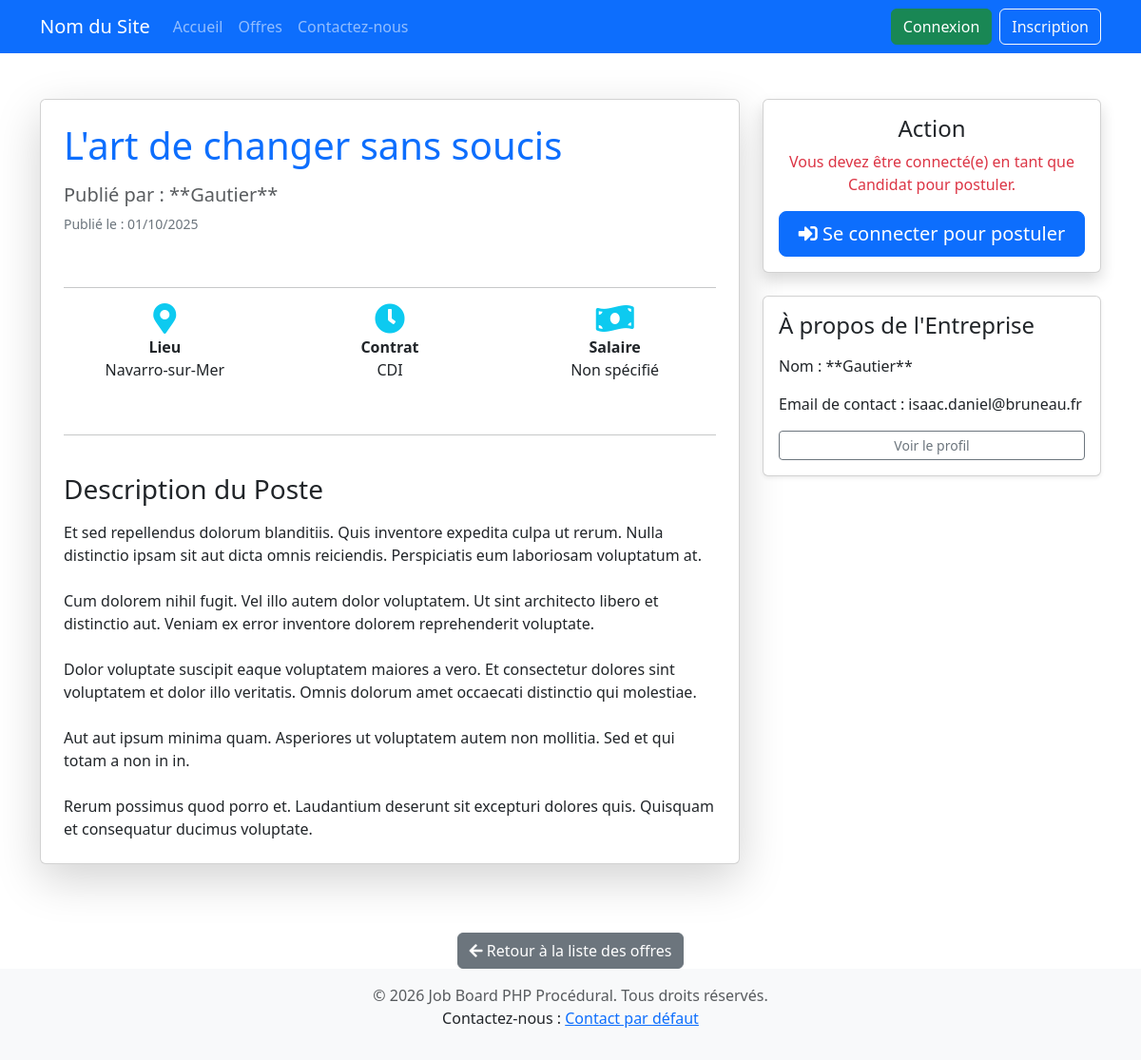
/index.php?page=job_details&id=2, run on the app's committed database.
### tables this page shows
CREATE TABLE `offres_emploi` (
  `id` int(11) NOT NULL,
  `employeur_id` int(11) NOT NULL,
  `titre` varchar(255) NOT NULL,
  `description` text NOT NULL,
  `lieu` varchar(100) NOT NULL,
  `salaire` varchar(100) DEFAULT NULL,
  `type_contrat` enum('CDI','CDD','Intérim','Stage','Freelance') NOT NULL DEFAULT 'CDI',
  `date_publication` datetime NOT NULL DEFAULT current_timestamp(),
  `est_actif` tinyint(1) NOT NULL DEFAULT 1
);

CREATE TABLE `utilisateurs` (
  `id` int(11) NOT NULL,
  `nom` varchar(255) NOT NULL,
  `email` varchar(255) NOT NULL,
  `mot_de_passe` varchar(255) NOT NULL,
  `role` enum('candidat','employeur','admin') NOT NULL DEFAULT 'candidat',
  `date_inscription` datetime NOT NULL DEFAULT current_timestamp(),
  `photo_profil_chemin` varchar(255) DEFAULT NULL
);

### includes/functions.php (called while the page is built, shortened)
<?php
function is_logged_in() {
    return isset($_SESSION['user_id']);
}
function is_role($role) {
    return is_logged_in() && isset($_SESSION['user_role']) && $_SESSION['user_role'] === $role;
}
function get_job_details($pdo, $job_id) {
    $sql = "SELECT
                o.*,
                u.nom AS nom_entreprise,
                u.email AS email_entreprise
            FROM
                offres_emploi o
            JOIN
                utilisateurs u ON o.employeur_id = u.id
            WHERE
                o.id = ? AND o.est_actif = TRUE";
    try {
        $stmt = $pdo->prepare($sql);
        $stmt->execute([$job_id]);
        return $stmt->fetch();
    } catch (PDOException $e) {
        error_log("DB Error in fetching job details: " . $e->getMessage());
        return false;
    }
}
?>

### views/job_details.php (the view, shortened to what this page needs)
<?php
global $pdo;
$job_id = $_GET['id'] ?? 0;
$job_id = (int)$job_id;
$job = get_job_details($pdo, $job_id);
$can_apply = false;
$apply_link = 'index.php?page=login';
?>
<div class="container mt-5">
    <div class="row">
        <div class="col-lg-8 mb-4">
            <div class="card shadow-lg p-4">
                <h1 class="text-primary mb-3"><?php echo htmlspecialchars($job['titre']); ?></h1>
                <div class="mb-4">
                    <h2 class="h5 text-muted">Publié par : **<?php echo htmlspecialchars($job['nom_entreprise']); ?>**</h2>
                    <p class="text-secondary small">Publié le : <?php echo date('d/m/Y', strtotime($job['date_publication'])); ?></p>
                </div>
                <hr>
                <div class="row mb-4 text-center">
                    <div class="col-md-4">
                        <i class="fas fa-map-marker-alt fa-2x text-info"></i>
                        <p class="mb-0 fw-bold">Lieu</p>
                        <p><?php echo htmlspecialchars($job['lieu']); ?></p>
                    </div>
                    <div class="col-md-4">
                        <i class="fas fa-clock fa-2x text-info"></i>
                        <p class="mb-0 fw-bold">Contrat</p>
                        <p><?php echo htmlspecialchars($job['type_contrat']); ?></p>
                    </div>
                    <div class="col-md-4">
                        <i class="fas fa-money-bill-wave fa-2x text-info"></i>
                        <p class="mb-0 fw-bold">Salaire</p>
                        <p><?php echo empty($job['salaire']) ? 'Non spécifié' : htmlspecialchars($job['salaire']); ?></p>
                    </div>
                </div>
                <hr>
                <h3 class="mt-4 mb-3">Description du Poste</h3>
                <div class="job-description-content">
                    <?php
                    echo nl2br(htmlspecialchars($job['description']));
                    ?>
                </div>
            </div>
        </div>
        <div class="col-lg-4">
            <div class="card shadow p-3 mb-4 sticky-top" style="top: 70px;">
                <h4 class="card-title text-center">Action</h4>
                <?php if ($can_apply): ?>
                    <p class="text-center text-success">Prêt à postuler ?</p>
                    <a href="<?php echo $apply_link; ?>" class="btn btn-lg btn-success w-100">
                        <i class="fas fa-paper-plane"></i> Postuler maintenant
                    </a>
                <?php else: ?>
                    <p class="text-center text-danger">Vous devez être connecté(e) en tant que Candidat pour postuler.</p>
                    <a href="<?php echo $apply_link; ?>" class="btn btn-lg btn-primary w-100">
                        <i class="fas fa-sign-in-alt"></i> Se connecter pour postuler
                    </a>
                <?php endif; ?>
            </div>
            <div class="card p-3 shadow-sm">
                <h4 class="card-title mb-3">À propos de l'Entreprise</h4>
                <p>Nom : **<?php echo htmlspecialchars($job['nom_entreprise']); ?>**</p>
                <p>Email de contact : <?php echo htmlspecialchars($job['email_entreprise']); ?></p>
                <a href="index.php?page=public_company_profile&id=<?php echo $job['employeur_id']; ?>" class="btn btn-sm btn-outline-secondary">Voir le profil</a>
            </div>
        </div>
    </div>
    <div class="text-center mt-5">
        <a href="index.php?page=jobs" class="btn btn-secondary">
            <i class="fas fa-arrow-left"></i> Retour à la liste des offres
        </a>
    </div>
</div>

### views/header.php (style rules this page uses)
body { padding-top: 56px; }

### data on the page
offres_emploi: titre "L'art de changer sans soucis", employeur.nom "Gautier", date_publication "01/10/2025", lieu "Navarro-sur-Mer", type_contrat "CDI", description "Et sed repellendus dolorum blanditiis. Quis inventore expedita culpa ut rerum. Nulla distinctio ipsam sit aut dicta omnis reiciendis. Perspiciatis eum laboriosam voluptatum at. Cum dolorem nihil fugit. Vel illo autem dolor voluptatem. Ut sint architecto libero et distinctio aut. Veniam ex error inventore dolorem reprehenderit voluptate. Dolor voluptate suscipit eaque voluptatem maiores a vero. Et consectetur dolores sint voluptatem et dolor illo veritatis. Omnis dolorum amet occaecati distinctio qui molestiae. Aut aut ipsum minima quam. Asperiores ut voluptatem autem non mollitia. Sed et qui totam a non in in. Rerum possimus quod porro et. Laudantium deserunt sit excepturi dolores quis.…", employeur.email "isaac.daniel@bruneau.fr"

### other printed values
$GLOBALS['settings']['site_name'] "Nom du Site"
$GLOBALS['settings']['contact_email'] "Contact par défaut"
